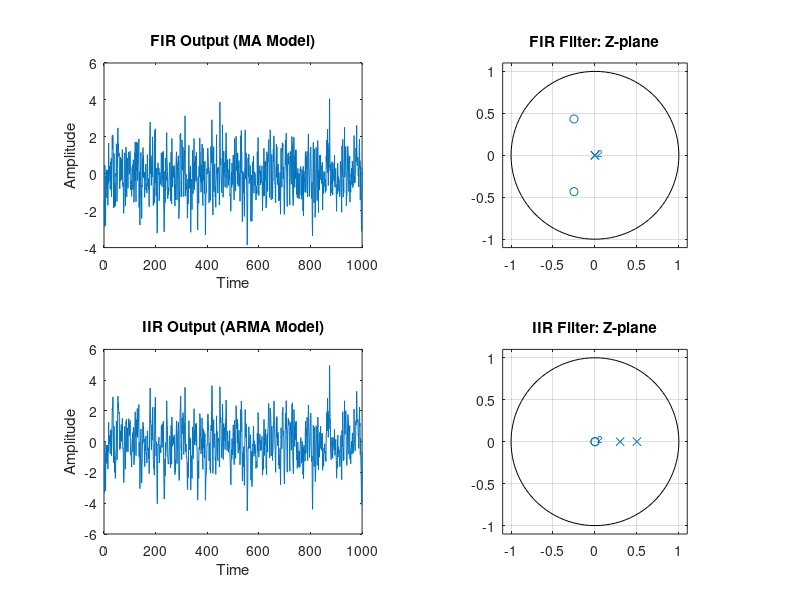
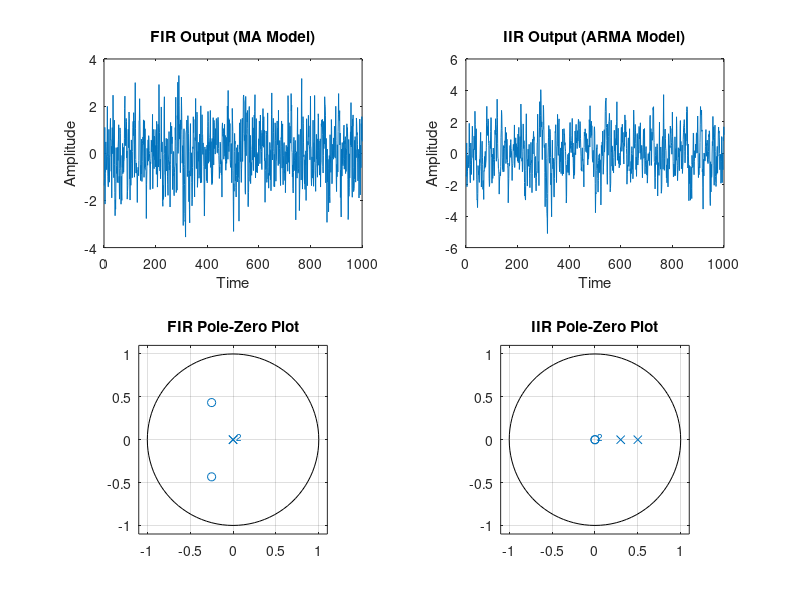
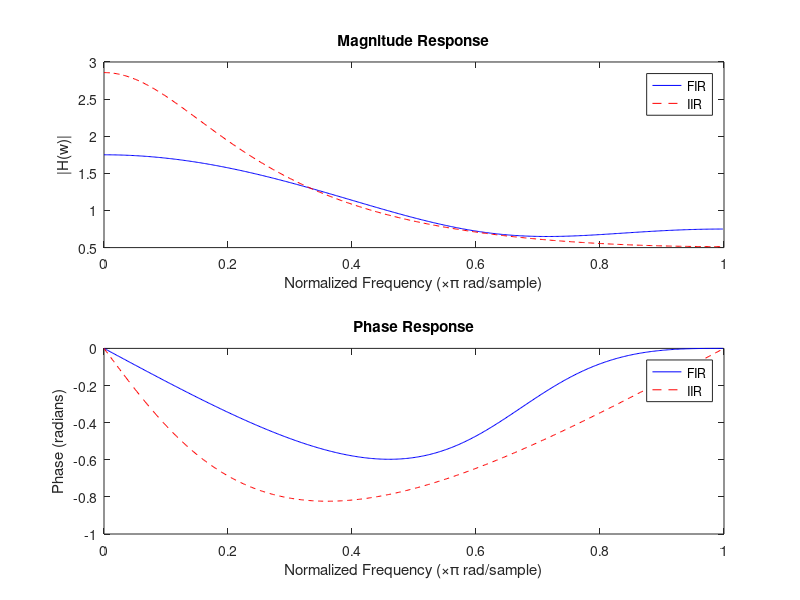
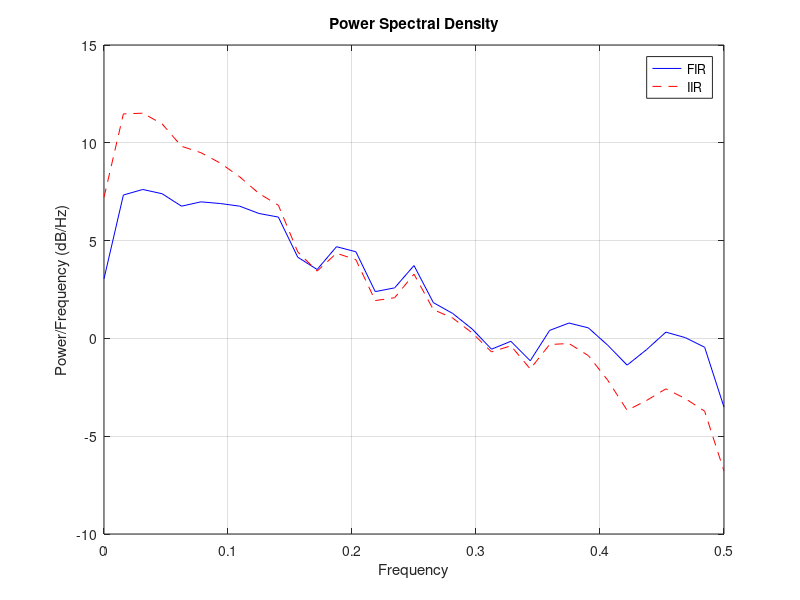

The MATLAB source for these figures, in order:
clc; clear;
close all;
% Generate white noise input
N = 1000;
x = randn(N,1);

%% 🔷 FIR Filter (MA model)
b_fir = [1 0.5 0.25];  % FIR coefficients (feedforward)
a_fir = 1;             % No feedback

y_fir = filter(b_fir, a_fir, x);

% Time-domain plot
subplot(2,2,1);
plot(y_fir);
title('FIR Output (MA Model)');
xlabel('Time'); ylabel('Amplitude');

% Pole-zero plot
myaxis = [-1.1 1.1 -1.1 1.1];
subplot(2,2,2);
zplane(b_fir, a_fir);
title('FIR Filter: Z-plane');
axis(myaxis);

%% 🔶 IIR Filter (ARMA model)
b_iir = [1];                 % MA part (feedforward)
a_iir = [1 -0.8 0.15];       % AR part (feedback)

y_iir = filter(b_iir, a_iir, x);

% Time-domain plot
subplot(2,2,3);
plot(y_iir);
title('IIR Output (ARMA Model)');
xlabel('Time'); ylabel('Amplitude');

% Pole-zero plot
subplot(2,2,4);
zplane(b_iir, a_iir);
title('IIR Filter: Z-plane');
axis(myaxis);


clc; clear;

% Generate white noise input
N = 1000;
x = randn(N,1);

%% 🔷 FIR Filter (MA model)
b_fir = [1 0.5 0.25];  % FIR coefficients (feedforward)
a_fir = 1;             % No feedback

y_fir = filter(b_fir, a_fir, x);

%% 🔶 IIR Filter (ARMA model)
b_iir = [1];                 % MA part (feedforward)
a_iir = [1 -0.8 0.15];       % AR part (feedback)

y_iir = filter(b_iir, a_iir, x);

%% Plot time-domain signals
figure;
subplot(2,2,1);
plot(y_fir);
title('FIR Output (MA Model)');
xlabel('Time'); ylabel('Amplitude');

subplot(2,2,2);
plot(y_iir);
title('IIR Output (ARMA Model)');
xlabel('Time'); ylabel('Amplitude');

%% Plot pole-zero diagrams
myaxis = [-1.1 1.1 -1.1 1.1];
subplot(2,2,3);
zplane(b_fir, a_fir);
title('FIR Pole-Zero Plot'); axis(myaxis);

subplot(2,2,4);
zplane(b_iir, a_iir);
title('IIR Pole-Zero Plot'); axis(myaxis);

%% Frequency Response (magnitude and phase)
figure;
[H_fir, w] = freqz(b_fir, a_fir, 512);
[H_iir, ~] = freqz(b_iir, a_iir, 512);

subplot(2,1,1);
plot(w/pi, abs(H_fir), 'b', w/pi, abs(H_iir), 'r--');
legend('FIR','IIR');
xlabel('Normalized Frequency (\times\pi rad/sample)');
ylabel('|H(w)|');
title('Magnitude Response');

subplot(2,1,2);
plot(w/pi, angle(H_fir), 'b', w/pi, angle(H_iir), 'r--');
legend('FIR','IIR');
xlabel('Normalized Frequency (\times\pi rad/sample)');
ylabel('Phase (radians)');
title('Phase Response');

%% Power Spectral Density (Welch method)
figure;
[pxx_fir, f] = pwelch(y_fir, [], [], [], 1);
[pxx_iir, ~] = pwelch(y_iir, [], [], [], 1);

plot(f,10*log10(pxx_fir),'b', f,10*log10(pxx_iir),'r--');
legend('FIR','IIR');
xlabel('Frequency'); ylabel('Power/Frequency (dB/Hz)');
title('Power Spectral Density');
grid on;

clc; clear;

%% Load a real signal (e.g., a chirp)
Fs = 1000;                  % Sampling frequency
t = 0:1/Fs:2;               % 2 seconds
x = chirp(t, 50, 2, 250);   % Frequency sweeps from 50Hz to 250Hz

%% Define FIR (MA) and IIR (ARMA) filters
b_fir = fir1(20, 0.3);       % FIR lowpass filter, cutoff at 0.3*Nyquist
a_fir = 1;

[b_iir, a_iir] = butter(2, 0.3); % IIR Butterworth filter, same cutoff

% Apply filters
y_fir = filter(b_fir, a_fir, x);
y_iir = filter(b_iir, a_iir, x);

%% Plot time-domain signals
figure;
subplot(3,1,1);
plot(t, x);
title('Original Chirp Signal');
xlabel('Time (s)'); ylabel('Amplitude');

subplot(3,1,2);
plot(t, y_fir);
title('FIR Filtered Signal');
xlabel('Time (s)'); ylabel('Amplitude');

subplot(3,1,3);
plot(t, y_iir);
title('IIR Filtered Signal');
xlabel('Time (s)'); ylabel('Amplitude');

%% Plot Frequency Response
figure;
[H_fir, w] = freqz(b_fir, a_fir, 1024);
[H_iir, ~] = freqz(b_iir, a_iir, 1024);

plot(w/pi, 20*log10(abs(H_fir)), 'b', w/pi, 20*log10(abs(H_iir)), 'r--');
xlabel('Normalized Frequency (\times\pi rad/sample)');
ylabel('Magnitude (dB)');
legend('FIR','IIR');
title('Frequency Response of FIR vs IIR');
grid on;

%% Plot Pole-Zero Diagrams
myaxis = [-1.1 1.1 -1.1 1.1];
figure;
subplot(1,2,1);
zplane(b_fir, a_fir); title('FIR Filter Poles/Zeros'); axis(myaxis);

subplot(1,2,2);
zplane(b_iir, a_iir); title('IIR Filter Poles/Zeros'); axis(myaxis);

%% Power Spectral Density
figure;
[pxx_orig, f] = pwelch(x,[],[],[],Fs);
[pxx_fir, ~] = pwelch(y_fir,[],[],[],Fs);
[pxx_iir, ~] = pwelch(y_iir,[],[],[],Fs);

plot(f,10*log10(pxx_orig), 'k', ...
     f,10*log10(pxx_fir), 'b', ...
     f,10*log10(pxx_iir), 'r--');
legend('Original','FIR','IIR');
xlabel('Frequency (Hz)'); ylabel('Power/Frequency (dB/Hz)');
title('Power Spectral Density');
grid on;

%% MA and ARMA
clc; clear;
%close all

N = 1000;                 % Signal length
x = randn(N,1);           % White noise input

%% 🔷 MA Filter (FIR)
theta = [1 0.6 -0.3];     % MA coefficients (q = 2)
y_ma = filter(theta, 1, x);

%% 🔶 ARMA Filter
phi = [1 -0.9 0.3];       % AR part (p = 2)
theta_arma = [1 0.4];     % MA part (q = 1)
y_arma = filter(theta_arma, phi, x);

%% Time-Domain Comparison
figure;
subplot(2,1,1);
plot(y_ma, 'b');
title('MA Filter Output (FIR)');
xlabel('Time'); ylabel('Amplitude');

subplot(2,1,2);
plot(y_arma, 'r');
title('ARMA Filter Output (IIR)');
xlabel('Time'); ylabel('Amplitude');

%% Pole-Zero Diagrams
myaxis = [-1.1 1.1 -1.1 1.1];
figure;
subplot(1,2,1);
zplane(theta, 1);
title('MA Filter: Z-plane'); axis(myaxis);

subplot(1,2,2);
zplane(theta_arma, phi);
title('ARMA Filter: Z-plane'); axis(myaxis);

%% Frequency Response
figure;
[H_ma, w] = freqz(theta, 1, 512);
[H_arma, ~] = freqz(theta_arma, phi, 512);

subplot(2,1,1);
plot(w/pi, 20*log10(abs(H_ma)), 'b', w/pi, 20*log10(abs(H_arma)), 'r--');
legend('MA','ARMA'); title('Magnitude Response');
xlabel('Normalized Frequency (\times\pi)'); ylabel('dB');

subplot(2,1,2);
plot(w/pi, angle(H_ma), 'b', w/pi, angle(H_arma), 'r--');
legend('MA','ARMA'); title('Phase Response');
xlabel('Normalized Frequency (\times\pi)'); ylabel('Phase (rad)');

%% Noth filter with MA and ARMA

clc; clear;
%close all;

%% Signal Parameters
Fs = 1000;                  % Sampling frequency (Hz)
t = 0:1/Fs:1;               % 1 second duration
f0 = 60;                    % Target frequency to notch (Hz)
x = sin(2*pi*f0*t) + 0.5*randn(size(t));  % Signal with 60 Hz + noise

%% 🔷 FIR Notch Filter (MA only — two zeros on unit circle)
w0 = 2*pi*f0/Fs;            % Normalized notch frequency
theta = [1, -2*cos(w0), 1]; % Zeros at e^(±jw0)
a_fir = 1;
y_fir = filter(theta, a_fir, x);

%% 🔶 IIR Notch Filter (ARMA — zeros + poles near unit circle)
r = 0.95;                   % Pole radius (controls notch sharpness)
b_iir = theta;              % Same zeros
a_iir = [1, -2*r*cos(w0), r^2];  % Poles near zeros
y_iir = filter(b_iir, a_iir, x);

%% Plot Time-Domain Output
figure;
subplot(3,1,1);
plot(t, x); title('Original Signal with 60 Hz'); xlabel('Time'); ylabel('Amplitude');

subplot(3,1,2);
plot(t, y_fir, 'b'); title('FIR (MA) Notch Filter Output'); xlabel('Time');

subplot(3,1,3);
plot(t, y_iir, 'r'); title('IIR (ARMA) Notch Filter Output'); xlabel('Time');

%% Frequency Response Comparison
figure;
[H_fir, w] = freqz(theta, a_fir, 1024, Fs);
[H_iir, ~] = freqz(b_iir, a_iir, 1024, Fs);

plot(w, 20*log10(abs(H_fir)), 'b', w, 20*log10(abs(H_iir)), 'r--');
legend('FIR (MA)', 'IIR (ARMA)');
xlabel('Frequency (Hz)'); ylabel('Magnitude (dB)');
title('Notch Filter Frequency Response');
grid on;

%% Pole-Zero Plot
myaxis = [-1.1 1.1 -1.1 1.1];
figure;
subplot(1,2,1);
zplane(theta, a_fir); title('FIR (MA) Filter'); axis(myaxis);

subplot(1,2,2);
zplane(b_iir, a_iir); title('IIR (ARMA) Filter'); axis(myaxis);

% End of filters.m
disp('Filter analysis complete.');
disp('FIR and IIR filters have been applied and analyzed.');
disp('Plots generated for time-domain signals, frequency response, and pole-zero diagrams.');
disp('Power spectral density plots created for both FIR and IIR outputs.');
disp('Notch filter analysis complete with FIR and IIR implementations.');
disp('All operations completed successfully.');
disp('You can now explore the results in the generated figures.');
disp('Thank you for using the filter analysis script!');
disp('End of script.');
